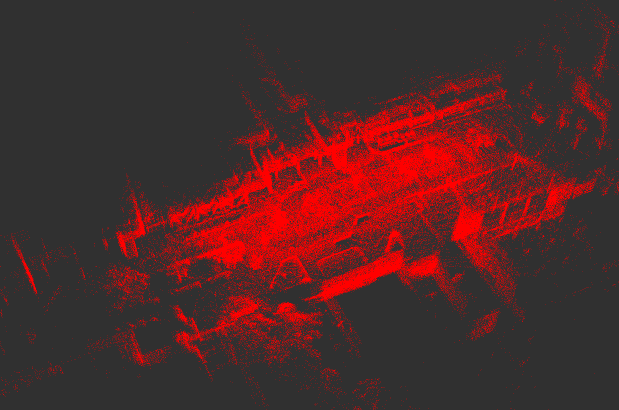
#> input picture lidarslam_ros2-humble/lidarslam/images/map.png, 619 x 410 px
$ python -i flir.py   (imports and definitions only)
#> lines starting #> are read from the running program, lines starting #| are printed output that depends on the picture
"""
========================================================================================================================================
Script Name:            debugBlackfly.py
Description:            This script uses the PySpin API to acquire frames from the Spinnaker Blackfly camera.
                        There is a list of parameters in the configure_camera function that can be used to adjust the frame rate and picture quality.
                        Running this script will set those parameters.

Author:                 Luke Thompson
Created Date:           04/08/2024
Last Modified By:       Luke Thompson
Last Modified Date:     04/08/2024
Version:                1.0
Dependencies:           | OpenCV | PySpin |
Usage:                  Requires the PySpin API from https://www.flir.com/support-center/iis/machine-vision/downloads/spinnaker-sdk-download/spinnaker-sdk--download-files/
                        The Spinnaker SDK must be installed prior to installing PySpin (pretty sure anyways).
                        Use the appropriate version for your CPU architecture: Spinnaker 4.0.0.116 for Ubuntu 22.04 Python (December 21, 2023)
License:
========================================================================================================================================
"""

import PySpin
import cv2
import time
import numpy as np

# [72 lines left out: functions configure_camera, acquire_images, not called in this run]

def enhance_image(image):
    # Apply gamma correction
    gamma = 1.2  # Adjust as needed
    lookUpTable = np.empty((1, 256), np.uint8)
    for i in range(256):
        lookUpTable[0, i] = np.clip(pow(i / 255.0, gamma) * 255.0, 0, 255)
    image = cv2.LUT(image, lookUpTable)
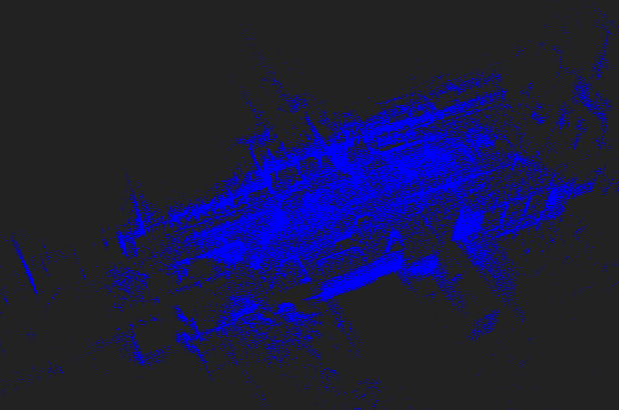
#> image: shape (410, 619, 3); mean of channels 0, 1, 2 65.6, 28.4, 28.4; drawn as B, G, R

    # Increase contrast and brightness
    alpha = 1.3  # Contrast control (1.0-3.0)
    beta = 40    # Brightness control (0-100)
    image = cv2.convertScaleAbs(image, alpha=alpha, beta=beta)
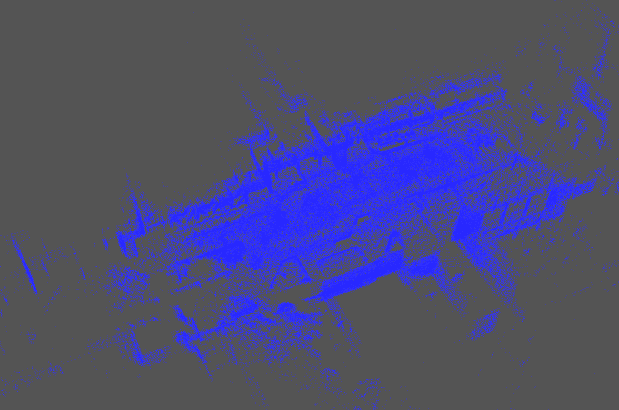
#> image: shape (410, 619, 3); mean of channels 0, 1, 2 116.9, 76.8, 76.8; drawn as B, G, R

    # Convert to HSV to adjust saturation
    hsv_image = cv2.cvtColor(image, cv2.COLOR_RGB2HSV)
#> hsv_image: shape (410, 619, 3); mean H, S, V 0, 46.9, 116.9
    hsv_image[..., 1] = cv2.add(hsv_image[..., 1], 30)  # Increase saturation
#> hsv_image: shape (410, 619, 3); mean H, S, V 0, 76.9, 116.9
    image = cv2.cvtColor(hsv_image, cv2.COLOR_HSV2RGB)
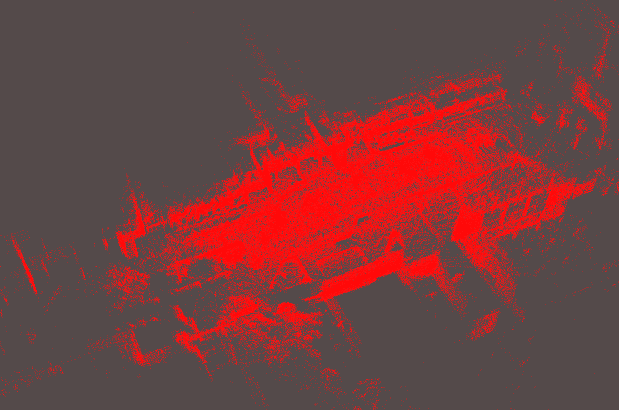
#> image: shape (410, 619, 3); mean R, G, B 116.9, 62.7, 62.7

    return image

# [37 lines left out: function main, not called in this run]

# [2 lines not run here, left out]

>>> import cv2
>>> picture = cv2.cvtColor(cv2.imread('../lidarslam_ros2-humble/lidarslam/images/map.png'), cv2.COLOR_BGR2RGB)
>>> result = enhance_image(picture)

$ run again, on lidarslam_ros2-humble/lidarslam/images/path.png
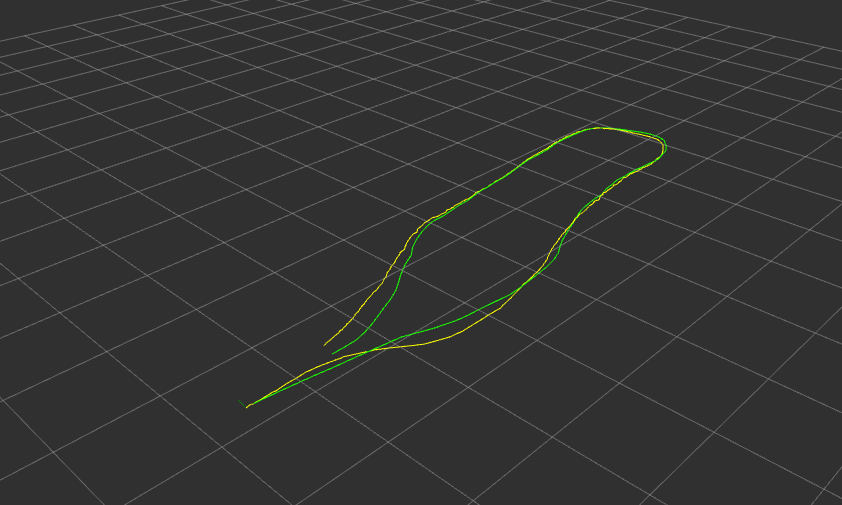
#> input picture lidarslam_ros2-humble/lidarslam/images/path.png, 842 x 505 px
#> in enhance_image, `image = cv2.convertScaleAbs(image, alpha=alpha, beta=beta)`:
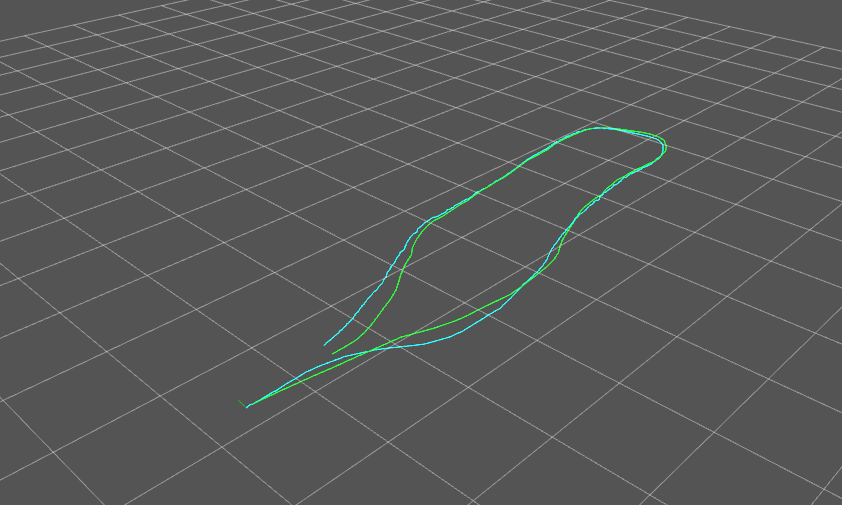
#> image: shape (505, 842, 3); mean of channels 0, 1, 2 87.4, 87.9, 86.8; drawn as B, G, R

$ run again, on lidarslam_ros2-humble/lidarslam/images/path_tukuba.png
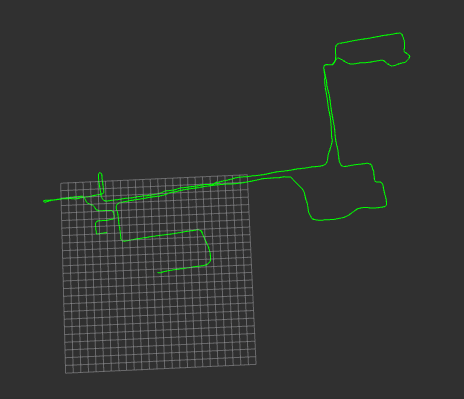
#> input picture lidarslam_ros2-humble/lidarslam/images/path_tukuba.png, 464 x 399 px
#> in enhance_image, `image = cv2.convertScaleAbs(image, alpha=alpha, beta=beta)`:
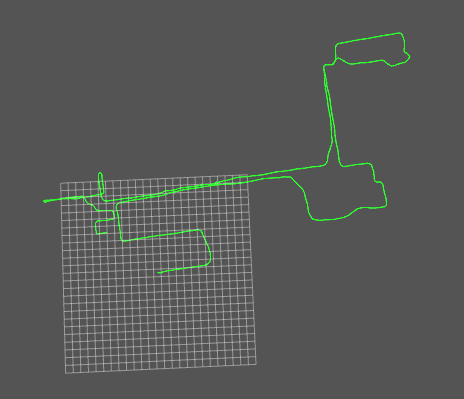
#> image: shape (399, 464, 3); mean of channels 0, 1, 2 87.1, 89.2, 87.2; drawn as B, G, R
